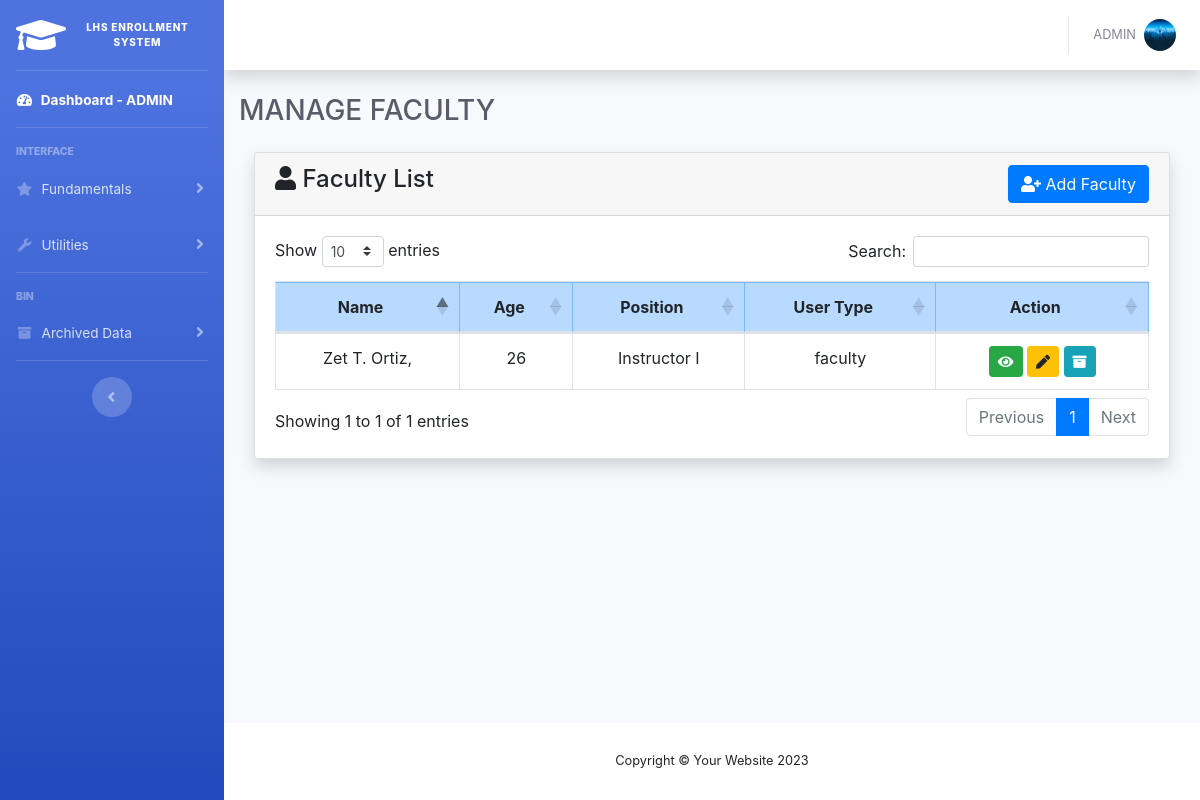
Screenshot of /manage_faculty.php (signed in) with the database file from the repository.
### tables this page shows
CREATE TABLE `tbl_faculty` (
  `faculty_id` int(11) NOT NULL,
  `honorifics` varchar(11) DEFAULT NULL,
  `fname` varchar(100) DEFAULT NULL,
  `mname` varchar(100) DEFAULT NULL,
  `lname` varchar(100) DEFAULT NULL,
  `gender` varchar(11) DEFAULT NULL,
  `title` varchar(50) DEFAULT NULL,
  `position` varchar(50) DEFAULT NULL,
  `birthdate` date DEFAULT NULL,
  `email` varchar(100) DEFAULT NULL,
  `username` varchar(100) DEFAULT NULL,
  `password` varchar(100) DEFAULT NULL,
  `image` varchar(100) DEFAULT NULL,
  `userType` varchar(11) DEFAULT NULL,
  `status` int(11) DEFAULT '1' COMMENT '1=active 0=inactive'
);

### manage_faculty.php (the view, shortened to what this page needs)
<?php
    include 'connect.php';
    include 'include/topSection.php';
?>
<body id="page-top">
    <div id="wrapper">
        <?php include 'include/sidebar.php'; ?>
        <div id="content-wrapper" class="d-flex flex-column">
            <div id="content">
                <?php include 'include/topbar.php'; ?>
                <div class="container-fluid">
                    <div class="d-sm-flex align-items-center justify-content-between mb-4">
                        <h1 class="h3 mb-0 text-gray-800">MANAGE FACULTY</h1>
                    </div>
                    <div class="container mt-4 mb-5">
                        <div class="row">
                            <div class="col-md-12">
                                <div class="card shadow">
                                    <div class="card-header">
                                        <h4><i class="fas fa-user"></i> Faculty List
                                            <button type="button" class="btn btn-primary float-right" data-toggle="modal" data-target="#addFacultyModal">
                                                <i class="fas fa-user-plus"></i> Add Faculty
                                            </button>
                                        </h4>
                                    </div>
                                    <div class="card-body table-responsive">
                                        <table id="myTable" class="table table-bordered table-hover">
                                            <thead class="table-primary">
                                                <tr>
                                                    <th class="text-center"> Name </th>
                                                    <th class="text-center"> Age </th>
                                                    <th class="text-center"> Position </th>
                                                    <th class="text-center"> User Type </th>
                                                    <th class="text-center"> Action </th>
                                                </tr>
                                            </thead>
                                            <tbody>
                                                <?php
                                                    include 'connect.php';
                                                    $sql = "SELECT `faculty_id`, `honorifics`, `fname`, `mname`, `lname`, `title`, `position`, `birthdate`, CURDATE(), TIMESTAMPDIFF(YEAR, birthdate, CURDATE()) as `age`, `email`, `username`, `password`, `userType`
                                                            FROM `tbl_faculty` WHERE `status` = 1 AND userType != 'co_admin'";
                                                    $result = mysqli_query($connect, $sql);
                                                    while ($row = mysqli_fetch_array($result)) {
                                                        $middle_name = substr($row["mname"], 0, 1);
                                                ?>
                                                <tr>
                                                    <td class="text-center text-capitalize">
                                                        <?php echo $row["honorifics"] ?> <?php echo $row["fname"] ?> <?php echo $middle_name ?>. <?php echo $row["lname"] ?>, <?php echo $row["title"]; ?>
                                                    </td>
                                                    <td class="text-center">
                                                        <?php echo $row["age"] ?>
                                                    </td>
                                                    <td class="text-center">
                                                        <?php echo $row["position"] ?>
                                                    </td>
                                                    <td class="text-center">
                                                        <?php echo $row["userType"] ?>
                                                    </td>
                                                    <td class="text-center">
                                                        <button type="button" value="<?php echo $row["faculty_id"] ?>" class="viewFacultyBtn btn btn-success btn-sm"><i class="fas fa-eye"></i></button>
                                                        <button type="button" value="<?php echo $row["faculty_id"] ?>" class="editFacultyBtn btn btn-warning btn-sm"><i class="fas fa-pen"></i></button>
                                                        <button type="button" value="<?php echo $row["faculty_id"] ?>" class="deleteFacultyBtn btn btn-info btn-sm"><i class="fas fa-archive"></i></button>
                                                    </td>
                                                </tr>
                                                <?php
                                                    }
                                                ?>
                                            </tbody>
                                        </table>
                                    </div>
                                </div>
                            </div>
                        </div>
                    </div>
                </div>
            </div>
            <?php include 'include/footer.php'; ?>
        </div>
    </div>
<?php include 'include/botSection.php'; ?>

### include/topbar.php (shortened to what this page needs)
<nav class="navbar navbar-expand navbar-light bg-white topbar mb-4 static-top shadow">
    <ul class="navbar-nav ml-auto">
        <li class="nav-item dropdown no-arrow">
            <?php
                if(isset($_SESSION['faculty_id'])){
                    $faculty = $_SESSION['faculty_id'];
                    $query = "SELECT * FROM tbl_faculty WHERE faculty_id = '$faculty'";
                    $result =mysqli_query($connect,$query);
                    while($row =mysqli_fetch_array($result)) {
            ?>
            <a class="nav-link dropdown-toggle" href="#" id="userDropdown" role="button"
                data-toggle="dropdown" aria-haspopup="true" aria-expanded="false">
                <span class="mr-2 d-none d-lg-inline text-gray-600 small text-uppercase">
                    <?php echo $row['username'] ?>
                </span>
                <?php if($row['image'] != NULL) { ?>
                    <img class="img-profile rounded-circle" src="profile_image/<?php echo $row['image'] ?> ">
                <?php } else { ?>
                    <img class="img-profile rounded-circle" src="img/default_profile.jpg">
                <?php } ?>
            </a>
            <?php
                    }
                }
            ?>
        </li>
    </ul>
</nav>

### rows the page displays
tbl_faculty: username "ADMIN", image (picture)
tbl_faculty: fname "Zet", mname "T", lname "Ortiz", age "26", position "Instructor I", userType "faculty", $row["faculty_id"] 15 (drawn)
